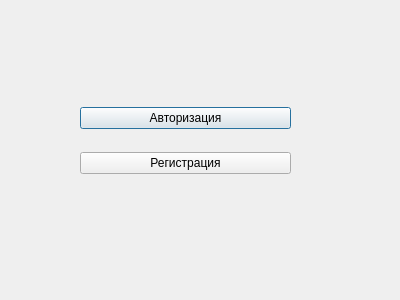
<?xml version="1.0" encoding="UTF-8"?>
<ui version="4.0">
 <class>chooseWindow</class>
 <widget class="QDialog" name="chooseWindow">
  <property name="geometry">
   <rect>
    <x>0</x>
    <y>0</y>
    <width>400</width>
    <height>300</height>
   </rect>
  </property>
  <property name="windowTitle">
   <string>Dialog</string>
  </property>
  <widget class="QWidget" name="">
   <property name="geometry">
    <rect>
     <x>80</x>
     <y>90</y>
     <width>211</width>
     <height>101</height>
    </rect>
   </property>
   <layout class="QVBoxLayout" name="verticalLayout">
    <item>
     <widget class="QPushButton" name="authorizationButton">
      <property name="text">
       <string>Авторизация</string>
      </property>
     </widget>
    </item>
    <item>
     <widget class="QPushButton" name="registrationButton">
      <property name="text">
       <string>Регистрация</string>
      </property>
     </widget>
    </item>
   </layout>
  </widget>
 </widget>
 <resources/>
 <connections/>
</ui>
